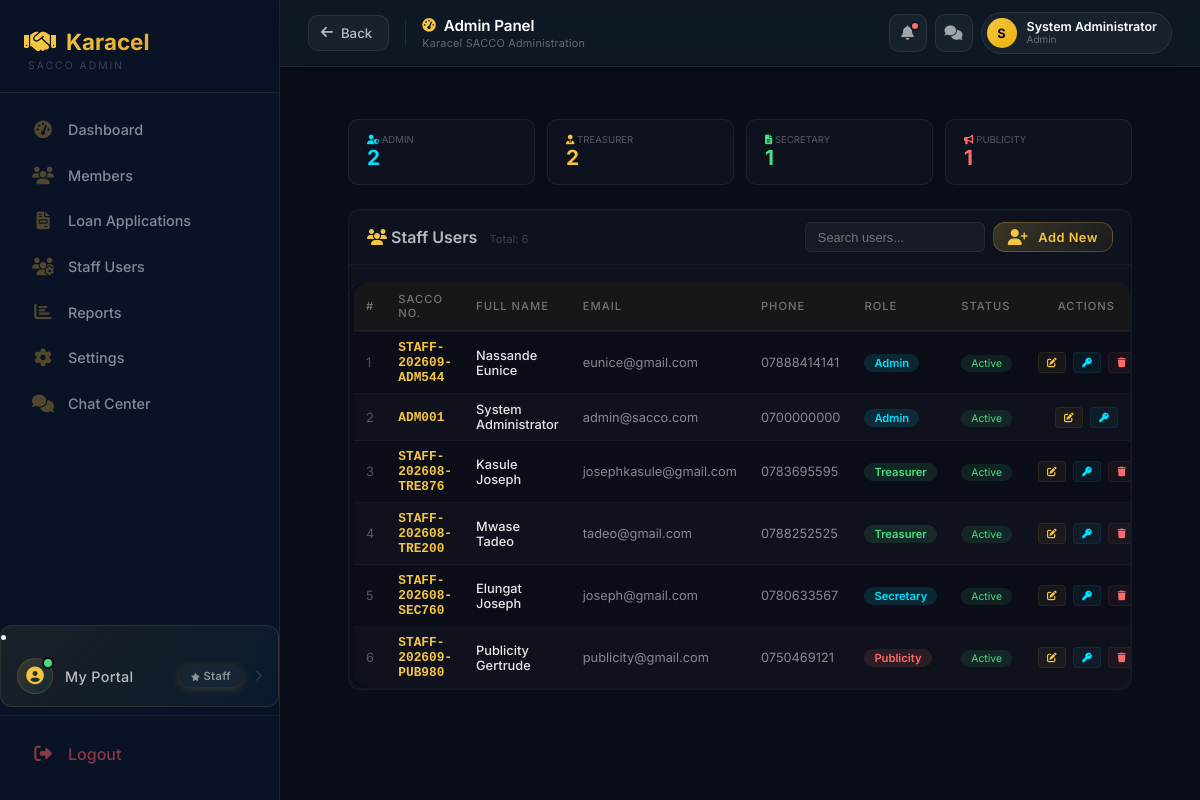
Before: /admin/users/manage (signed in) with the older database file.
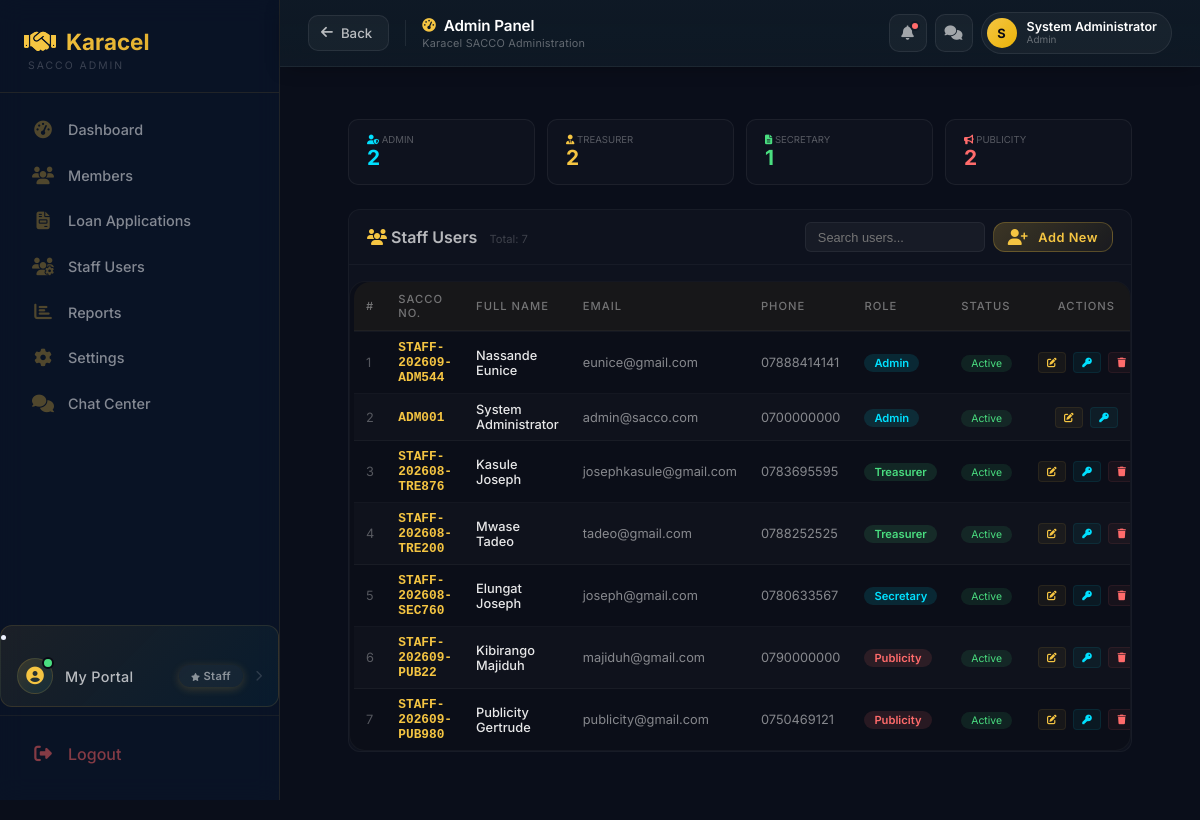
After: the same page with the newer database file.
### tables this page shows
CREATE TABLE users (
        id INTEGER PRIMARY KEY AUTOINCREMENT,
        full_name TEXT NOT NULL,
        gender TEXT,
        dob TEXT,
        sacco_number TEXT UNIQUE NOT NULL,
        email TEXT,
        phone TEXT,
        address TEXT,
        password TEXT NOT NULL,
        role TEXT DEFAULT 'member',
        status TEXT DEFAULT 'active',
        savings_balance REAL DEFAULT 0,
        next_of_kin_name TEXT,
        relationship TEXT,
        next_of_kin_phone TEXT,
        registration_date TIMESTAMP DEFAULT CURRENT_TIMESTAMP
    , kai_shares INTEGER DEFAULT 0, ks_shares INTEGER DEFAULT 0, kac_paid INTEGER DEFAULT 0, kac_paid_date TEXT, registration_fee_paid INTEGER DEFAULT 0, registration_fee_paid_date TEXT, account_number TEXT);

### app.py (the view)
@app.route("/admin/users/manage")
def admin_manage_users():
    if session.get("role") not in ["admin", "chairperson"]:
        flash('Access denied. Only Admin or Chairperson can manage users.', 'danger')
        return redirect("/login")
    db = get_db()
    db.row_factory = sqlite3.Row
    try:
        staff_users = db.execute("""
            SELECT * FROM users
            WHERE LOWER(role) IN ('admin', 'chairperson', 'treasurer', 'secretary', 'publicity')
            ORDER BY
                CASE
                    WHEN LOWER(role) = 'admin' THEN 1
                    WHEN LOWER(role) = 'chairperson' THEN 2
                    WHEN LOWER(role) = 'treasurer' THEN 3
                    WHEN LOWER(role) = 'secretary' THEN 4
                    WHEN LOWER(role) = 'publicity' THEN 5
                END,
                full_name
        """).fetchall()
        staff_counts = {
            'treasurer': db.execute("SELECT COUNT(*) FROM users WHERE LOWER(role) = 'treasurer'").fetchone()[0],
            'secretary': db.execute("SELECT COUNT(*) FROM users WHERE LOWER(role) = 'secretary'").fetchone()[0],
            'publicity': db.execute("SELECT COUNT(*) FROM users WHERE LOWER(role) = 'publicity'").fetchone()[0],
            'admin': db.execute("SELECT COUNT(*) FROM users WHERE LOWER(role) IN ('admin', 'chairperson')").fetchone()[0]
        }
        db.close()
        return render_template(
            "admin/manage-users.html",
            staff_users=staff_users,
            staff_counts=staff_counts,
            now=datetime.now()
        )
    except Exception as e:
        db.close()
        flash(f'Error loading users: {str(e)}', 'danger')
        return redirect(url_for('admin_dashboard'))

### templates/admin/manage-users.html (shortened to what this page needs)
{% extends "admin/admin-base.html" %}
{% block content %}
<div style="padding: 24px 32px 40px; max-width: 1200px; margin: 0 auto;">
    <div style="display: grid; grid-template-columns: repeat(auto-fit, minmax(160px, 1fr)); gap: 12px; margin-bottom: 24px;">
        <div style="background: rgba(255,255,255,0.02); border: 1px solid rgba(255,255,255,0.06); border-radius: 10px; padding: 14px 18px;">
            <div style="color: rgba(255,255,255,0.3); font-size: 0.6rem; text-transform: uppercase;">
                <i class="fas fa-user-shield" style="color: #00e0ff;"></i> Admin
            </div>
            <div style="font-size: 1.3rem; font-weight: 700; color: #00e0ff;">{{ staff_counts.admin }}</div>
        </div>
        <div style="background: rgba(255,255,255,0.02); border: 1px solid rgba(255,255,255,0.06); border-radius: 10px; padding: 14px 18px;">
            <div style="color: rgba(255,255,255,0.3); font-size: 0.6rem; text-transform: uppercase;">
                <i class="fas fa-user-tie" style="color: #f5c542;"></i> Treasurer
            </div>
            <div style="font-size: 1.3rem; font-weight: 700; color: #f5c542;">{{ staff_counts.treasurer }}</div>
        </div>
        <div style="background: rgba(255,255,255,0.02); border: 1px solid rgba(255,255,255,0.06); border-radius: 10px; padding: 14px 18px;">
            <div style="color: rgba(255,255,255,0.3); font-size: 0.6rem; text-transform: uppercase;">
                <i class="fas fa-file-alt" style="color: #4ade80;"></i> Secretary
            </div>
            <div style="font-size: 1.3rem; font-weight: 700; color: #4ade80;">{{ staff_counts.secretary }}</div>
        </div>
        <div style="background: rgba(255,255,255,0.02); border: 1px solid rgba(255,255,255,0.06); border-radius: 10px; padding: 14px 18px;">
            <div style="color: rgba(255,255,255,0.3); font-size: 0.6rem; text-transform: uppercase;">
                <i class="fas fa-bullhorn" style="color: #ff6b6b;"></i> Publicity
            </div>
            <div style="font-size: 1.3rem; font-weight: 700; color: #ff6b6b;">{{ staff_counts.publicity }}</div>
        </div>
    </div>
    <div style="background: rgba(255,255,255,0.02); border: 1px solid rgba(255,255,255,0.04); border-radius: 12px; overflow: hidden;">
        <div style="padding: 12px 18px; border-bottom: 1px solid rgba(255,255,255,0.04); display: flex; justify-content: space-between; align-items: center; flex-wrap: wrap; gap: 8px;">
            <div>
                <span style="font-weight: 600; color: rgba(255,255,255,0.7);">
                    <i class="fas fa-users" style="color: #f5c542;"></i> Staff Users
                </span>
                <span style="font-size: 0.7rem; color: rgba(255,255,255,0.2); margin-left: 8px;">
                    Total: {{ staff_users|length }}
                </span>
            </div>
            <div style="display: flex; gap: 8px; flex-wrap: wrap;">
                <input type="text" id="searchUsers" placeholder="Search users..."
                       onkeyup="filterTable()"
                       style="padding:6px 12px; background:rgba(255,255,255,0.04); border:1px solid rgba(255,255,255,0.06); border-radius:6px; color:white; font-size:0.8rem; width:180px;">
                <a href="{{ url_for('admin_register_user') }}" class="btn-primary" style="padding:6px 14px; font-size:0.8rem;">
                    <i class="fas fa-user-plus"></i> Add New
                </a>
            </div>
        </div>
        <div class="table-wrapper" style="overflow-x: auto; padding: 0 4px;">
            <table class="styled-table" id="staffUsersTable" style="width:100%; border-collapse: collapse; font-size: 0.85rem;">
                <thead>
                    <tr style="border-bottom: 2px solid rgba(255,255,255,0.04);">
                        <th style="padding: 10px 12px; text-align: left; color: rgba(255,255,255,0.4); font-weight: 500;">#</th>
                        <th style="padding: 10px 12px; text-align: left; color: rgba(255,255,255,0.4); font-weight: 500;">SACCO No.</th>
                        <th style="padding: 10px 12px; text-align: left; color: rgba(255,255,255,0.4); font-weight: 500;">Full Name</th>
                        <th style="padding: 10px 12px; text-align: left; color: rgba(255,255,255,0.4); font-weight: 500;">Email</th>
                        <th style="padding: 10px 12px; text-align: left; color: rgba(255,255,255,0.4); font-weight: 500;">Phone</th>
                        <th style="padding: 10px 12px; text-align: left; color: rgba(255,255,255,0.4); font-weight: 500;">Role</th>
                        <th style="padding: 10px 12px; text-align: left; color: rgba(255,255,255,0.4); font-weight: 500;">Status</th>
                        <th style="padding: 10px 12px; text-align: center; color: rgba(255,255,255,0.4); font-weight: 500;">Actions</th>
                    </tr>
                </thead>
                <tbody>
                    {% if staff_users %}
                        {% for user in staff_users %}
                        <tr>
                            <td style="padding: 8px 12px; color: rgba(255,255,255,0.3);">{{ loop.index }}</td>
                            <td style="padding: 8px 12px; color: #f5c542; font-family: monospace; font-weight: 600;">{{ user.sacco_number }}</td>
                            <td style="padding: 8px 12px; font-weight: 500; color: rgba(255,255,255,0.9);">{{ user.full_name }}</td>
                            <td style="padding: 8px 12px; color: rgba(255,255,255,0.5);">{{ user.email or '-' }}</td>
                            <td style="padding: 8px 12px; color: rgba(255,255,255,0.5);">{{ user.phone or '-' }}</td>
                            <td style="padding: 8px 12px;">
                                <span style="background:
                                    {% if user.role == 'admin' %}rgba(0,224,255,0.12); color: #00e0ff;
                                    {% elif user.role == 'chairperson' %}rgba(245,197,66,0.12); color: #f5c542;
                                    {% elif user.role == 'treasurer' %}rgba(74,222,128,0.12); color: #4ade80;
                                    {% elif user.role == 'secretary' %}rgba(0,224,255,0.12); color: #00e0ff;
                                    {% elif user.role == 'publicity' %}rgba(255,107,107,0.12); color: #ff6b6b;
                                    {% else %}rgba(255,255,255,0.05); color: rgba(255,255,255,0.5);{% endif %}
                                    padding: 2px 10px; border-radius: 10px; font-size: 0.7rem; font-weight: 600; text-transform: capitalize;">
                                    {{ user.role }}
                                </span>
                            </td>
                            <td style="padding: 8px 12px;">
                                {% if user.status == 'active' %}
                                    <span style="background: rgba(74,222,128,0.1); color: #4ade80; padding: 2px 10px; border-radius: 12px; font-size: 0.65rem;">Active</span>
                                {% elif user.status == 'inactive' %}
                                    <span style="background: rgba(255,107,107,0.1); color: #ff6b6b; padding: 2px 10px; border-radius: 12px; font-size: 0.65rem;">Inactive</span>
                                {% else %}
                                    <span style="background: rgba(245,197,66,0.1); color: #f5c542; padding: 2px 10px; border-radius: 12px; font-size: 0.65rem;">{{ user.status|title }}</span>
                                {% endif %}
                            </td>
                            <td style="padding: 8px 12px; text-align: center; white-space: nowrap;">
                                <button onclick="editUser('{{ user.id }}')" title="Edit User"
                                        style="background: rgba(245,197,66,0.05); border: 1px solid rgba(245,197,66,0.08); color: #f5c542; padding: 4px 8px; border-radius: 4px; cursor: pointer; font-size: 0.6rem; margin: 0 2px;">
                                    <i class="fas fa-edit"></i>
                                </button>
                                <button onclick="resetPassword('{{ user.id }}')" title="Reset Password"
                                        style="background: rgba(0,224,255,0.05); border: 1px solid rgba(0,224,255,0.08); color: #00e0ff; padding: 4px 8px; border-radius: 4px; cursor: pointer; font-size: 0.6rem; margin: 0 2px;">
                                    <i class="fas fa-key"></i>
                                </button>
                                {% if user.id != session.user_id %}
                                <button onclick="deleteUser('{{ user.id }}', '{{ user.full_name }}')" title="Delete User"
                                        style="background: rgba(255,107,107,0.05); border: 1px solid rgba(255,107,107,0.08); color: #ff6b6b; padding: 4px 8px; border-radius: 4px; cursor: pointer; font-size: 0.6rem; margin: 0 2px;">
                                    <i class="fas fa-trash"></i>
                                </button>
                                {% endif %}
                            </td>
                        </tr>
                        {% endfor %}
                    {% endif %}
                </tbody>
            </table>
        </div>
    </div>
</div>
{% endblock %}

### templates/admin/admin-base.html (shortened to what this page needs)
<!DOCTYPE html>
<html lang="en">
<head>
    <link rel="stylesheet" href="https://cdnjs.cloudflare.com/ajax/libs/font-awesome/6.4.0/css/all.min.css">
    <link rel="stylesheet" href="{{ url_for('static', filename='admin_dashboard.css') }}">
    <link rel="stylesheet" href="{{ url_for('static', filename='admin-users.css') }}">
    <link rel="stylesheet" href="{{ url_for('static', filename='style.css') }}">
</head>
<body>
<div class="admin-wrapper">
    <aside class="admin-sidebar">
        <div class="admin-sidebar-logo">
            <h2>
                <i class="fas fa-handshake"></i>
                <span>Karacel</span>
            </h2>
            <p>SACCO Admin</p>
        </div>
        <div class="admin-sidebar-nav">
            <a href="{{ url_for('treasurer_dashboard') }}" class="admin-nav-item">
                <i class="fas fa-tachometer-alt"></i>
                <span>Dashboard</span>
            </a>
            <a href="#" class="admin-nav-item" data-panel="members">
                <i class="fas fa-users"></i>
                <span>Members</span>
            </a>
            <a href="#" class="admin-nav-item" data-panel="loan_applications">
                <i class="fas fa-file-invoice"></i>
                <span>Loan Applications</span>
            </a>
            <a href="#" class="admin-nav-item" data-panel="users">
                <i class="fas fa-users-cog"></i>
                <span>Staff Users</span>
            </a>
            <a href="#" class="admin-nav-item" data-panel="reports">
                <i class="fas fa-chart-bar"></i>
                <span>Reports</span>
            </a>
            <a href="#" class="admin-nav-item" data-panel="settings">
                <i class="fas fa-cog"></i>
                <span>Settings</span>
            </a>
            <a href="{{ url_for('chat_api.treasurer_chat') }}" class="admin-nav-item">
                <i class="fas fa-comments"></i>
                <span>Chat Center</span>
            </a>
        </div>
        <li class="nav-item staff-member-portal-item">
            <a href="{{ url_for('member_dashboard', staff_view=True) }}" class="nav-link staff-member-portal-link">
                <span class="nav-icon-wrapper">
                    <i class="fas fa-user-circle"></i>
                    <span class="icon-pulse"></span>
                </span>
                <span class="nav-text">My Portal</span>
                <span class="badge staff-badge">
                    <i class="fas fa-star"></i> Staff
                </span>
                <span class="nav-arrow">
                    <i class="fas fa-chevron-right"></i>
                </span>
            </a>
        </li>
        <div class="sidebar-footer">
            <a href="{{ url_for('logout') }}" class="logout-sidebar">
                <i class="fas fa-sign-out-alt"></i>
                <span>Logout</span>
            </a>
        </div>
    </aside>
    <div class="admin-content-area" style="flex:1; min-width:0; display:flex; flex-direction:column;">
        <nav class="admin-topbar">
            <button type="button" class="topbar-back-btn" onclick="adminGoBack()" title="Go back">
                <i class="fas fa-arrow-left"></i>
                <span>Back</span>
            </button>
            <div class="topbar-title-block">
                <h1 class="topbar-title" id="topbarTitle">
                    <i class="fas fa-tachometer-alt"></i>
                    <span id="topbarTitleText">{% block page_title %}Admin Panel{% endblock %}</span>
                </h1>
                <span class="topbar-subtitle" id="topbarSubtitle">
                    {% block page_subtitle %}Karacel SACCO Administration{% endblock %}
                </span>
            </div>
            <div class="topbar-actions">
                <a href="#" class="topbar-icon-btn" title="Notifications">
                    <i class="fas fa-bell"></i>
                    <span class="badge-dot"></span>
                </a>
                <a href="{{ url_for('chat_api.treasurer_chat') }}" class="topbar-icon-btn" title="Chat Center">
                    <i class="fas fa-comments"></i>
                </a>
                <a href="#" class="topbar-profile" title="{{ session.full_name }}">
                    <div class="topbar-avatar">
                        {{ (session.full_name or 'A')[0] | upper }}
                    </div>
                    <div class="topbar-user-info">
                        <span class="topbar-user-name">{{ session.full_name }}</span>
                        <span class="topbar-user-role">{{ session.role }}</span>
                    </div>
                </a>
            </div>
        </nav>
        <main class="admin-main-content">
            {% block content %}
            {% endblock %}
        </main>
    </div>
</div>
</body>
</html>

Changed rows visible on the page:
added users: sacco_number "STAFF-202609-PUB22", full_name "Kibirango Majiduh", email "majiduh@gmail.com", phone "0790000000", role "Publicity", status "Active"
Other visible differences:
{{ staff_counts.publicity }}: "1" → "2"
{{ staff_users|length }}: "6" → "7"
